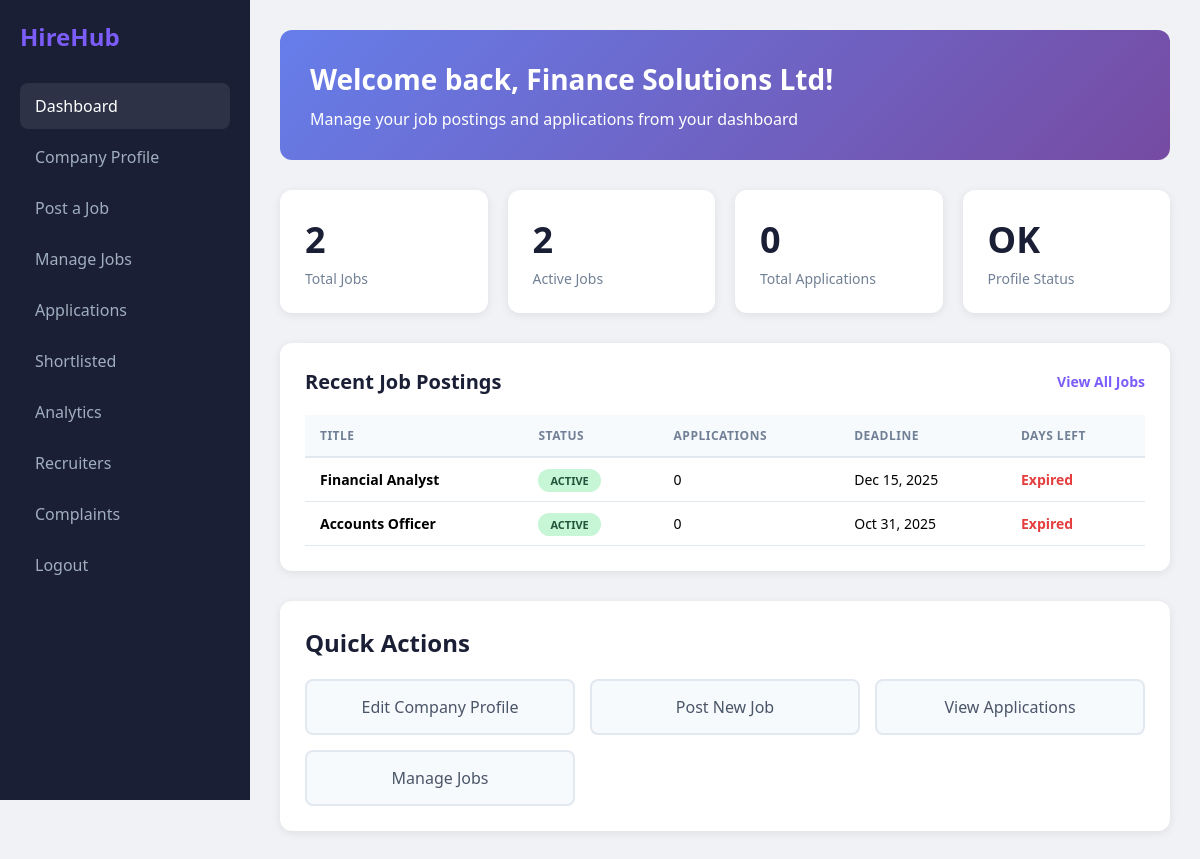
The page /durjoy/view/dashboard-view.php (signed in) on the database its author committed.
### tables this page shows
CREATE TABLE `employer_profiles` (
  `id` int(11) NOT NULL,
  `user_id` int(11) NOT NULL,
  `company_name` varchar(200) DEFAULT NULL,
  `industry` varchar(150) DEFAULT NULL,
  `company_size` varchar(50) DEFAULT NULL,
  `description` text DEFAULT NULL,
  `website` varchar(255) DEFAULT NULL,
  `address` varchar(255) DEFAULT NULL,
  `logo_path` varchar(255) DEFAULT NULL
);

CREATE TABLE `jobs` (
  `id` int(11) NOT NULL,
  `employer_id` int(11) DEFAULT NULL,
  `recruiter_id` int(11) DEFAULT NULL,
  `category_id` int(11) DEFAULT NULL,
  `title` varchar(255) NOT NULL,
  `description` text DEFAULT NULL,
  `requirements` text DEFAULT NULL,
  `benefits` text DEFAULT NULL,
  `salary_min` decimal(10,2) DEFAULT 0.00,
  `salary_max` decimal(10,2) DEFAULT 0.00,
  `location` varchar(150) DEFAULT NULL,
  `job_type` enum('full-time','part-time','remote','contract') NOT NULL DEFAULT 'full-time',
  `experience_level` enum('entry','mid','senior') NOT NULL DEFAULT 'entry',
  `deadline` date DEFAULT NULL,
  `status` enum('active','closed','draft','removed') DEFAULT 'active',
  `is_featured` tinyint(1) DEFAULT 0,
  `created_at` datetime NOT NULL
);

### durjoy/model/company-info-model.php (called while the page is built, shortened)
<?php
function getCompanyInfo($user_id) {
    $conn = connect();
    $sql = "SELECT * FROM employer_profiles WHERE user_id = ?";
    $stmt = $conn->prepare($sql);
    $stmt->bind_param("i", $user_id);
    $stmt->execute();
    $result = $stmt->get_result();
    $company = $result->fetch_assoc();
    return $company;
}

### durjoy/model/job-model.php (called while the page is built, shortened)
<?php
function getEmployerJobs($employer_id) {
    $conn = connect();
    $sql = "SELECT j.*, c.name as category_name, (SELECT COUNT(*) FROM applications WHERE job_id = j.id) as application_count FROM jobs j LEFT JOIN categories c ON j.category_id = c.id WHERE j.employer_id = ? ORDER BY j.created_at DESC";
    $stmt = $conn->prepare($sql);
    $stmt->bind_param("i", $employer_id);
    $stmt->execute();
    $result = $stmt->get_result();
    $jobs = [];
    while($row = $result->fetch_assoc()) { $jobs[] = $row; }
    return $jobs;
}

### durjoy/view/dashboard-view.php (the view, shortened to what this page needs)
<?php
require_once "../model/company-info-model.php";
require_once "../model/job-model.php";
$userId = $_SESSION['user']['id'];
$companyInfo = getCompanyInfo($userId);
$conn = connect();
$stmt = $conn->prepare("SELECT COUNT(*) as count FROM jobs WHERE employer_id = ?");
$stmt->bind_param("i", $userId);
$stmt->execute();
$result = $stmt->get_result();
$jobCount = $result->fetch_assoc()['count'];
$stmt = $conn->prepare("SELECT COUNT(*) as count FROM jobs WHERE employer_id = ? AND status = 'active'");
$stmt->bind_param("i", $userId);
$stmt->execute();
$result = $stmt->get_result();
$activeJobs = $result->fetch_assoc()['count'];
$stmt = $conn->prepare("SELECT COUNT(*) as count FROM applications a JOIN jobs j ON a.job_id = j.id WHERE j.employer_id = ?");
$stmt->bind_param("i", $userId);
$stmt->execute();
$result = $stmt->get_result();
$appCount = $result->fetch_assoc()['count'];
$recentJobs = getEmployerJobs($userId);
$recentJobs = array_slice($recentJobs, 0, 5);
?>
<!DOCTYPE html>
<html lang="en">
<head>
    <link rel="stylesheet" href="../assets/css/dashboard.css">
</head>
<body>
    <div class="dashboard">
        <aside class="sidebar">
            <div class="logo">HireHub</div>
            <nav>
                <a href="dashboard-view.php" class="active">Dashboard</a>
                <a href="company-profile-view.php">Company Profile</a>
                <a href="jobs/post-job-view.php">Post a Job</a>
                <a href="jobs/manage-jobs-view.php">Manage Jobs</a>
                <a href="jobs/view-applications-view.php">Applications</a>
                <a href="jobs/shortlisted-view.php">Shortlisted</a>
                <a href="company-analytics-view.php">Analytics</a>
                <a href="jobs/recruiter-relationships-view.php">Recruiters</a>
                <a href="jobs/submit-complaint-view.php">Complaints</a>
                <a href="../controller/logout-controller.php">Logout</a>
            </nav>
        </aside>
        <main class="main-content">
            <div class="welcome-banner">
                <h1>Welcome back, <?php echo htmlspecialchars($companyInfo['company_name'] ?? $_SESSION['user']['name']); ?>!</h1>
                <p>Manage your job postings and applications from your dashboard</p>
            </div>
            <div class="stats-grid">
                <div class="stat-card">
                    <div class="stat-number"><?php echo $jobCount; ?></div>
                    <div class="stat-label">Total Jobs</div>
                </div>
                <div class="stat-card">
                    <div class="stat-number"><?php echo $activeJobs; ?></div>
                    <div class="stat-label">Active Jobs</div>
                </div>
                <div class="stat-card">
                    <div class="stat-number"><?php echo $appCount; ?></div>
                    <div class="stat-label">Total Applications</div>
                </div>
                <div class="stat-card">
                    <div class="stat-number"><?php echo $companyInfo ? 'OK' : '--'; ?></div>
                    <div class="stat-label">Profile Status</div>
                </div>
            </div>
            <div class="recent-jobs">
                <div class="section-header">
                    <h2>Recent Job Postings</h2>
                    <a href="jobs/manage-jobs-view.php">View All Jobs</a>
                </div>
                <table>
                    <thead>
                        <tr>
                            <th>Title</th>
                            <th>Status</th>
                            <th>Applications</th>
                            <th>Deadline</th>
                            <th>Days Left</th>
                        </tr>
                    </thead>
                    <tbody>
                        <?php if(empty($recentJobs)): ?>
                            <tr class="empty-row">
                                <td colspan="5">No jobs posted yet. <a href="jobs/post-job-view.php">Post your first job!</a></td>
                            </tr>
                        <?php else: ?>
                            <?php foreach($recentJobs as $job):
                                $daysLeft = ceil((strtotime($job['deadline']) - time()) / (60 * 60 * 24));
                            ?>
                                <tr>
                                    <td><strong><?php echo htmlspecialchars($job['title']); ?></strong></td>
                                    <td>
                                        <span class="status-badge status-<?php echo $job['status']; ?>">
                                            <?php echo ucfirst($job['status']); ?>
                                        </span>
                                    </td>
                                    <td><?php echo $job['application_count']; ?></td>
                                    <td><?php echo date('M d, Y', strtotime($job['deadline'])); ?></td>
                                    <td>
                                        <?php if($daysLeft > 0): ?>
                                            <span style="color: <?php echo $daysLeft <= 3 ? '#e53e3e' : ($daysLeft <= 7 ? '#dd6b20' : '#38a169'); ?>; font-weight: 600;">
                                                <?php echo $daysLeft; ?> days
                                            </span>
                                        <?php else: ?>
                                            <span style="color: #e53e3e; font-weight: 600;">Expired</span>
                                        <?php endif; ?>
                                    </td>
                                </tr>
                            <?php endforeach; ?>
                        <?php endif; ?>
                    </tbody>
                </table>
            </div>
            <div class="quick-actions">
                <h2>Quick Actions</h2>
                <div class="action-buttons">
                    <a href="company-profile-view.php" class="action-btn">Edit Company Profile</a>
                    <a href="jobs/post-job-view.php" class="action-btn">Post New Job</a>
                    <a href="jobs/view-applications-view.php" class="action-btn">View Applications</a>
                    <a href="jobs/manage-jobs-view.php" class="action-btn">Manage Jobs</a>
                </div>
            </div>
        </main>
    </div>
</body>
</html>

### durjoy/assets/css/dashboard.css (style rules this page uses)
* { margin: 0; padding: 0; box-sizing: border-box; }
body { font-family: 'Segoe UI', Tahoma, Geneva, Verdana, sans-serif; background: #f0f2f5; }
.dashboard { display: flex; }
.sidebar { width: 250px; background: #1a1f36; color: white; padding: 20px; min-height: 100vh; position: fixed; }
.sidebar .logo { font-size: 24px; font-weight: bold; margin-bottom: 30px; color: #7c5dfa; }
.sidebar nav a { display: block; color: #a0aec0; text-decoration: none; padding: 12px 15px; border-radius: 8px; margin-bottom: 5px; }
.sidebar nav a:hover, .sidebar nav a.active { background: #2d3247; color: white; }
.main-content { margin-left: 250px; flex: 1; padding: 30px; }
.welcome-banner { background: linear-gradient(135deg, #667eea 0%, #764ba2 100%); color: white; padding: 30px; border-radius: 12px; margin-bottom: 30px; }
.welcome-banner h1 { font-size: 28px; margin-bottom: 10px; }
.stats-grid { display: grid; grid-template-columns: repeat(auto-fit, minmax(200px, 1fr)); gap: 20px; margin-bottom: 30px; }
.stat-card { background: white; padding: 25px; border-radius: 12px; box-shadow: 0 2px 10px rgba(0,0,0,0.08); }
.stat-card .stat-number { font-size: 36px; font-weight: bold; color: #1a1f36; }
.stat-card .stat-label { color: #718096; font-size: 14px; margin-top: 5px; }
.recent-jobs { background: white; padding: 25px; border-radius: 12px; box-shadow: 0 2px 10px rgba(0,0,0,0.08); margin-bottom: 30px; }
.section-header { display: flex; justify-content: space-between; align-items: center; margin-bottom: 20px; }
.section-header h2 { color: #1a1f36; font-size: 20px; }
.section-header a { color: #7c5dfa; text-decoration: none; font-weight: 600; font-size: 14px; }
table { width: 100%; border-collapse: collapse; }
thead { background: #f7fafc; }
th { padding: 12px 15px; text-align: left; font-size: 12px; font-weight: 700; color: #718096; text-transform: uppercase; letter-spacing: 0.5px; border-bottom: 2px solid #e2e8f0; }
td { padding: 12px 15px; font-size: 14px; border-bottom: 1px solid #e2e8f0; }
.status-badge { padding: 4px 12px; border-radius: 12px; font-size: 11px; font-weight: 700; text-transform: uppercase; }
.status-active { background: #c6f6d5; color: #22543d; }
.quick-actions { background: white; padding: 25px; border-radius: 12px; box-shadow: 0 2px 10px rgba(0,0,0,0.08); }
.quick-actions h2 { margin-bottom: 20px; color: #1a1f36; }
.action-buttons { display: grid; grid-template-columns: repeat(auto-fit, minmax(200px, 1fr)); gap: 15px; }
.action-btn { padding: 15px 20px; background: #f7fafc; border: 2px solid #e2e8f0; border-radius: 8px; text-decoration: none; color: #4a5568; text-align: center; display: block; }

### rows shown on the page
employer_profiles: company_name "Finance Solutions Ltd"
jobs: title "Financial Analyst", status "ACTIVE", application_count "0", deadline "Dec 15, 2025", shows "Expired"
jobs: title "Accounts Officer", status "ACTIVE", application_count "0", deadline "Oct 31, 2025", shows "Expired"

### other values the page prints
$jobCount "2"
$activeJobs "2"
$appCount "0"
